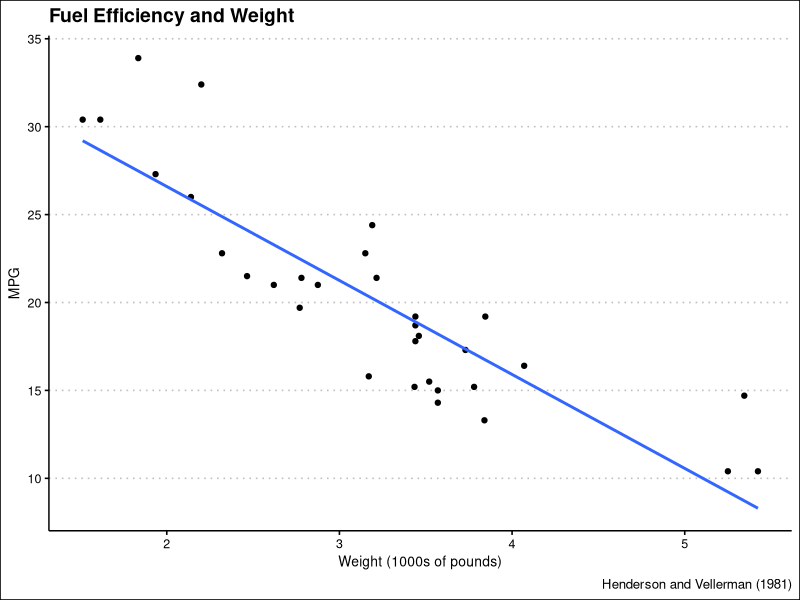

Source code (R):
## ---- chunk 1
knitr::opts_chunk$set(echo = FALSE)
library(tidyverse)
library(ggthemes)
## ---- chunk 2
mtcars %>% 
select(mpg, wt) %>% 
ggplot(mapping = aes(x = wt,
y = mpg))+
geom_point()+
geom_smooth(method = "lm",
formula = "y ~ x",
se = FALSE)+
theme_clean()+
labs(title= "Fuel Efficiency and Weight",
subttile = "Heavier cars are less fuel efficient",
x = "Weight (1000s of pounds)",
y = "MPG",
caption = "Henderson and Vellerman (1981)")
